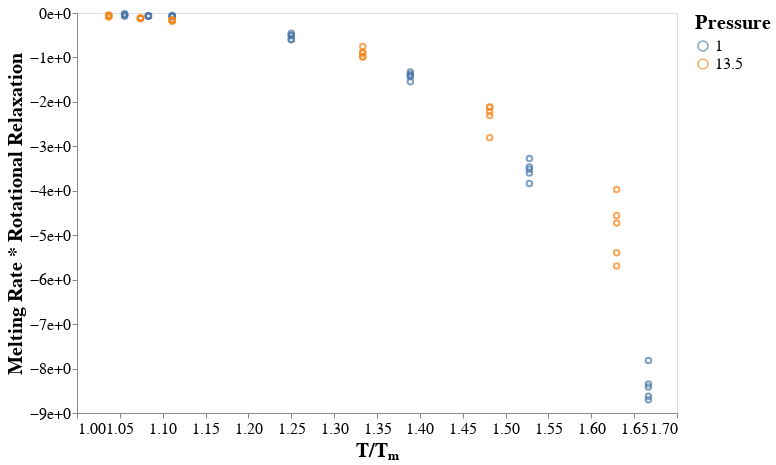

The notebook cell saved with this chart:
### Markdown cell above
## Timescale normalised rates

We want to be able to determine whether the timescale of the dynamics 
is solely responsible for the drastic slowdown in melting rate that we observe.
We have the melting rate,
which is the distance the interface travels per unit time

$ \frac{d}{t} $

The other quantity is the rotational relaxation time
which is the timescale on which the rotations take place.

$ {t} $

In multiplying these two quantities together
we should get the distance the interface moves
in the characteristic timescale.

### Code cell
c = alt.Chart(timescales_df).mark_point().encode(
    x=alt.X('temp_norm', title='T/Tₘ', scale=alt.Scale(zero=False)),
    y=alt.Y("scaling:Q", title='Melting Rate * Rotational Relaxation', axis=alt.Axis(format='e')),
    color=alt.Color("pressure:N", title="Pressure"),
).transform_calculate(
    scaling = alt.datum.mean * alt.datum.tau_T2_value
)

c
